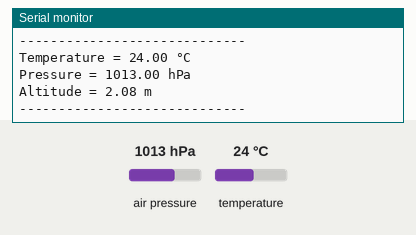
Simulated run of this sketch. Board: Arduino Uno, built with avr-gcc and run on an emulated ATmega328P. Parts: the last lines printed to the serial monitor. The inputs (shaded band) are chosen by the test bench; at power-on: air pressure 1013 hPa, temperature 24 °C.

Above: at 1.2 s.
1.3 s: air pressure set to 952 hPa
At 2.5 s:
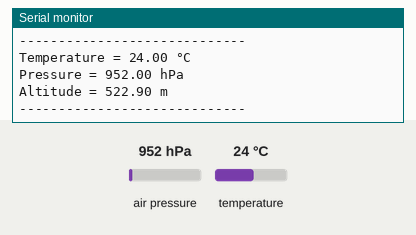
2.8 s: temperature set to 12 °C
4.3 s: air pressure set to 975 hPa
At 6.0 s:
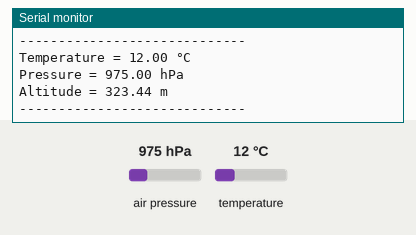
Timing chart, 0 to 7.5 s (numbered marks = the images above; inputs shaded):
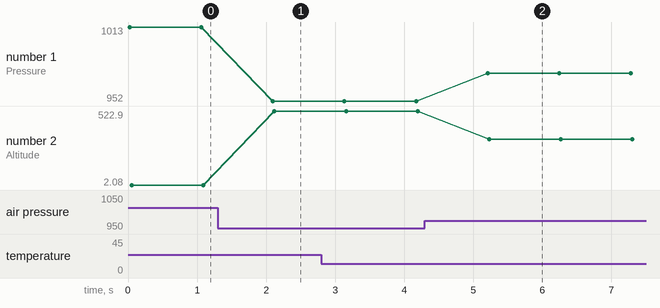

The sketch:

BMP280_Sensor.ino
```cpp
/*
#include <Adafruit_BMP280.h>
#include <SPI.h>

#define BMP_SCK  13 // SCL
#define BMP_MISO 12 // SDO
#define BMP_MOSI 11 // SDA
#define BMP_CS   10 // CSB

Adafruit_BMP280 bmp(BMP_CS, BMP_MOSI, BMP_MISO, BMP_SCK);

void setup() {
  Serial.begin(9600);
  delay(1000);

  if (!bmp.begin()) {
    Serial.println("BMP280 not detected using SPI!");
    while (1);
  }

  Serial.println("BMP280 SPI Mode Initialized!");
}

void loop() {
  Serial.print("Temperature = ");
  Serial.print(bmp.readTemperature());
  Serial.println(" *C");

  Serial.print("Pressure = ");
  Serial.print(bmp.readPressure() / 100.0F);
  Serial.println(" hPa");

  Serial.print("Altitude = ");
  Serial.print(bmp.readAltitude(1013.25));
  Serial.println(" m");

  Serial.println("--------------------------");
  delay(1000);
}
*/

#include <Wire.h>
#include <Adafruit_Sensor.h>
#include <Adafruit_BMP280.h>

Adafruit_BMP280 bmp; // I2C

// SDA = A4
// SCL = A5

void setup() {
  Serial.begin(9600);

  if (!bmp.begin(0x76)) {  // Most BMP280 use 0x76
    Serial.println("BMP280 not found!");
    while (1);
  }

  // Optional settings (more accuracy or low-power)
  bmp.setSampling(Adafruit_BMP280::MODE_NORMAL,
                  Adafruit_BMP280::SAMPLING_X2,   // Temp oversampling
                  Adafruit_BMP280::SAMPLING_X16,  // Pressure oversampling
                  Adafruit_BMP280::FILTER_X16,    // Filter
                  Adafruit_BMP280::STANDBY_MS_500);
}

void loop() {
  Serial.print("Temperature = ");
  Serial.print(bmp.readTemperature());
  Serial.println(" °C");

  Serial.print("Pressure = ");
  Serial.print(bmp.readPressure() / 100.0F);
  Serial.println(" hPa");

  Serial.print("Altitude = ");
  Serial.print(bmp.readAltitude(1013.25)); // Change 1013.25 to your local pressure for accuracy
  Serial.println(" m");

  Serial.println("-----------------------------");
  delay(1000);
}
```

Measured:
- after the input at 1.3 s, the serial monitor: prints a new line after 0.80 s (image 1)
- after the input at 4.3 s, the serial monitor: prints a new line after 0.91 s (image 2)
- plotted number 1: 1013 → 952 after the input at 1.3 s, 952 → 975 after the input at 4.3 s
- plotted number 2: 2.08 → 522.9 after the input at 1.3 s, 522.9 → 323.44 after the input at 4.3 s
